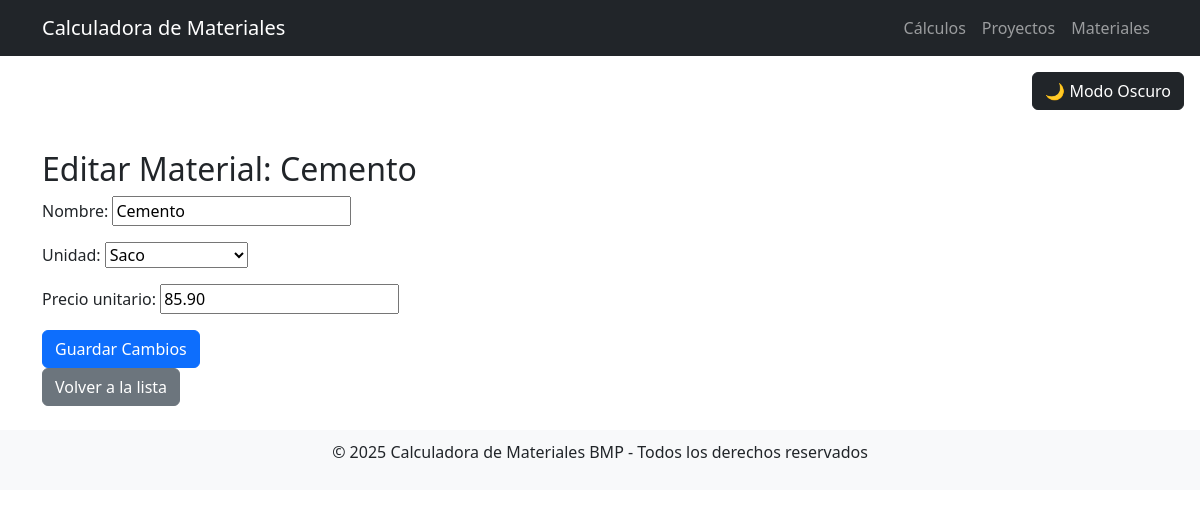
/calculos/materiales/editar/1/, run on an earlier commit of the app's database.
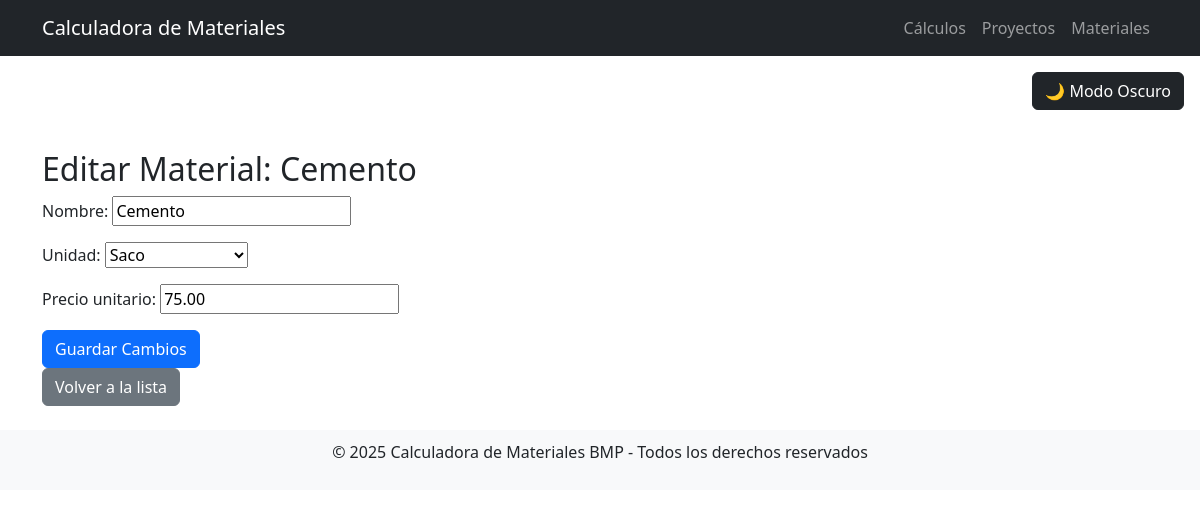
And on a later commit of the database.
### materiales/models.py (models this page shows, shortened)
class Material(models.Model):
    nombre = models.CharField(max_length=100, unique=True)
    unidad = models.CharField(max_length=20, choices=UNIDADES_MEDIDA, default='unidad')
    precio_unitario = models.DecimalField(max_digits=10, decimal_places=2)
    cantidad_consumida = models.FloatField(default=0.0, help_text="Cantidad total de material consumido")
    cantidad_pendiente = models.FloatField(default=0.0, help_text="Cantidad total de material pendiente")

### materiales/views.py (the view)
# urls.py: path('materiales/editar/<int:pk>/', editar_material, name='editar_material'),
def editar_material(request, pk):
    material = get_object_or_404(Material, pk=pk)
    if request.method == 'POST':
        form = MaterialForm(request.POST, instance=material)
        if form.is_valid():
            form.save()
            return redirect('lista_materiales')
    else:
        form = MaterialForm(instance=material)
    return render(request, 'calculos/editar_material.html', {'form': form, 'material': material})

### materiales/forms.py
class MaterialForm(forms.ModelForm):
    class Meta:
        model = Material
        fields = ['nombre', 'unidad', 'precio_unitario']

### calculos/templates/calculos/editar_material.html (shortened to what this page needs)
{% extends 'base.html' %}
{% block content %}
    <h2>Editar Material: {{ material.nombre }}</h2>
    <form method="post">
        {{ form.as_p }}
        <button type="submit" class="btn btn-primary">Guardar Cambios</button>
    </form>
    <a href="{% url 'calculos:lista_materiales' %}" class="btn btn-secondary">Volver a la lista</a>
{% endblock %}

What changed in the data, as far as the page shows it:
changed Material "Cemento": precio_unitario "85.90" → "75.00"
